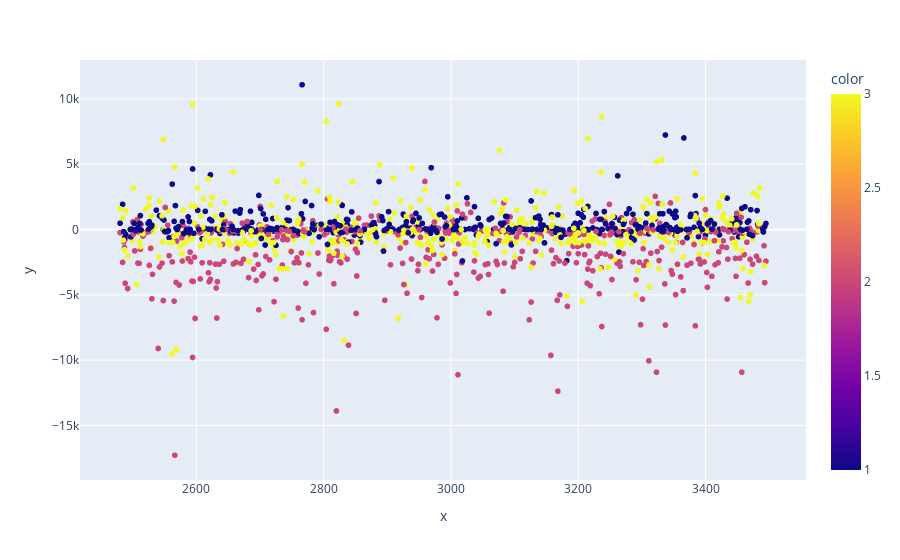

Here is the notebook cell this chart was saved with:
### Code cell
x = acc_var_clean['cust_id']
y = acc_var_clean['cc_var']-acc_var_clean['ck_var']-acc_var_clean['sv_var']
fig = px.scatter(x=x, y=y, color = acc_var_clean.acct_type)
fig.show()

### Figure 1 — Plotly figure (JSON) as saved in the notebook; plotly's stock layout.template omitted (floating-point values rounded to 4 significant figures; data arrays with more than 128 entries replaced by an {"elided": "..."} marker saying what was removed)
{"data": [{"hovertemplate": "x=%{x}<br>y=%{y}<br>color=%{marker.color}<extra></extra>", "legendgroup": "", "marker": {"color": {"elided": "1396 int values"}, "coloraxis": "coloraxis", "symbol": "circle"}, "mode": "markers", "name": "", "showlegend": false, "type": "scattergl", "x": {"elided": "1396 int values"}, "xaxis": "x", "y": {"elided": "1396 float values"}, "yaxis": "y"}], "layout": {"autosize": true, "coloraxis": {"colorbar": {"title": {"text": "color"}}, "colorscale": [[0, "#0d0887"], [0.1111, "#46039f"], [0.2222, "#7201a8"], [0.3333, "#9c179e"], [0.4444, "#bd3786"], [0.5556, "#d8576b"], [0.6667, "#ed7953"], [0.7778, "#fb9f3a"], [0.8889, "#fdca26"], [1, "#f0f921"]]}, "legend": {"tracegroupgap": 0}, "margin": {"t": 60}, "xaxis": {"anchor": "y", "autorange": true, "domain": [0, 1], "range": [2419.0, 3556.0], "title": {"text": "x"}, "type": "linear"}, "yaxis": {"anchor": "x", "autorange": true, "domain": [0, 1], "range": [-19470.0, 13280.0], "title": {"text": "y"}, "type": "linear"}}}
